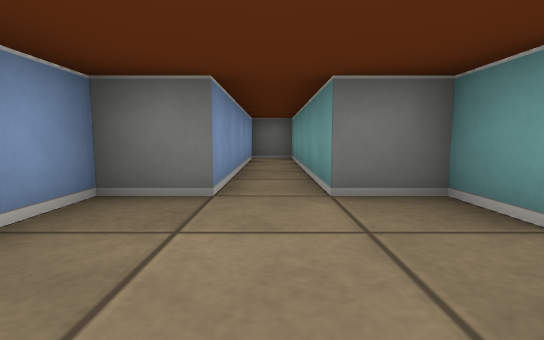
[1] (above)

20 first-person views from a walk through a cub3D ray-caster map. The camera is about half as high as the walls, tilts 6° down and sees 85° across. The floor is counted in squares. Each view is taken from the middle of a square. On the plan, view 1 faces up. The plan holds only what a view shows up to about 9 squares ahead; the rest is blank.

[2]
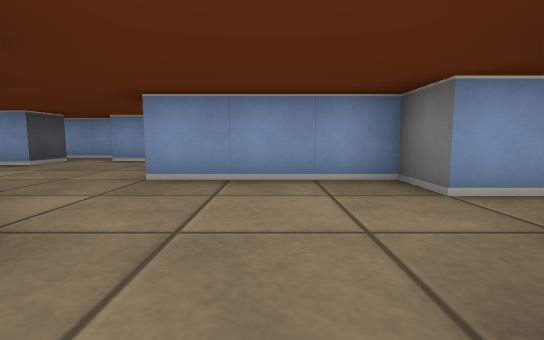

[3]
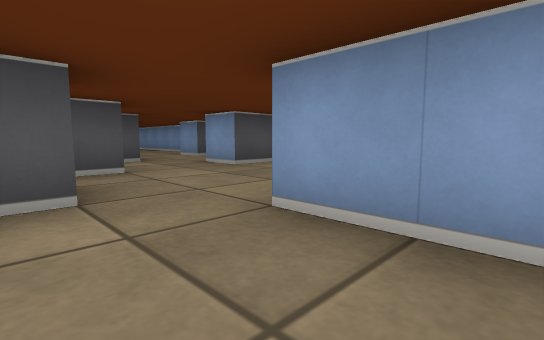

[4]
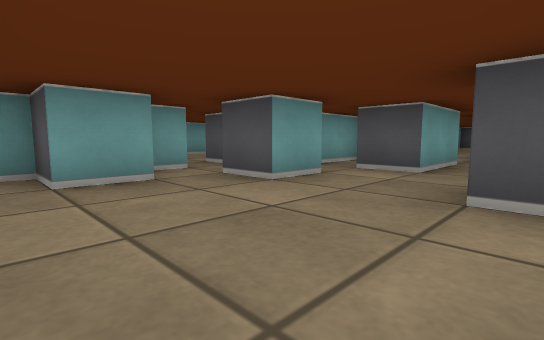

[5]
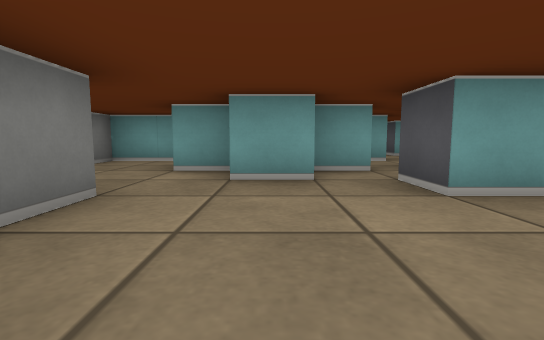

[6]
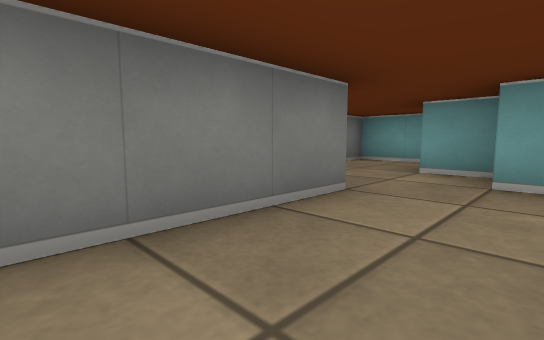

[7]
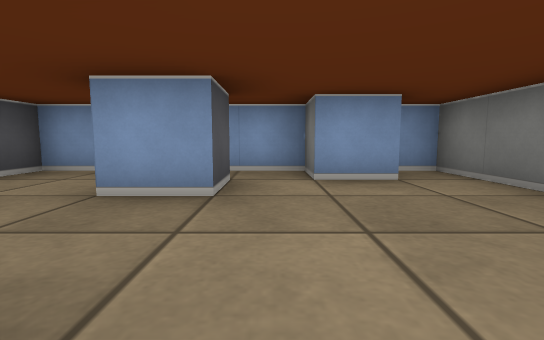

[8]
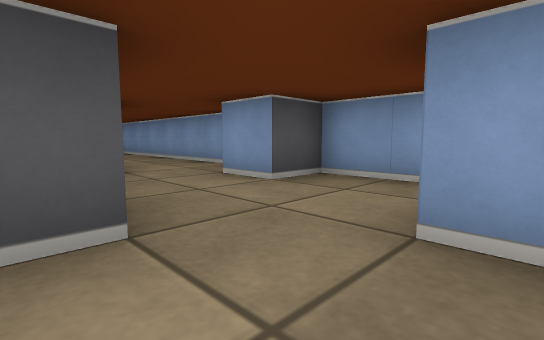

[9]
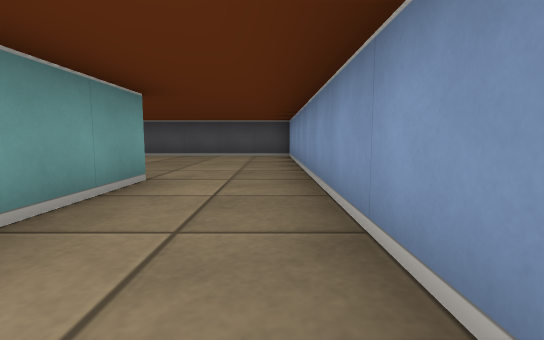

[10]
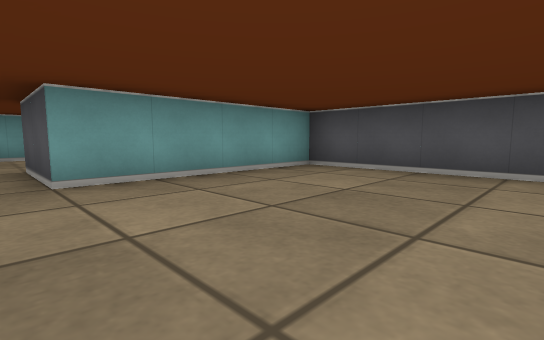

[11]
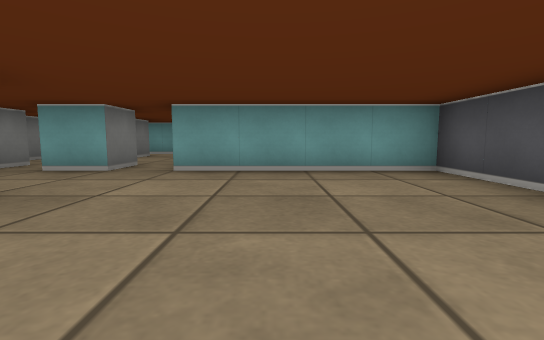

[12]
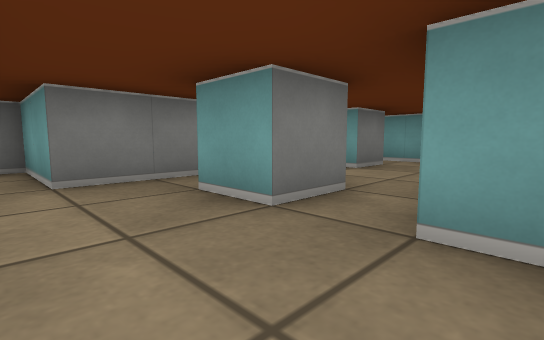

[13]
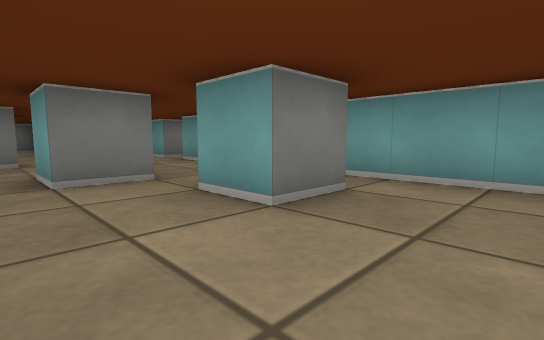

[14]
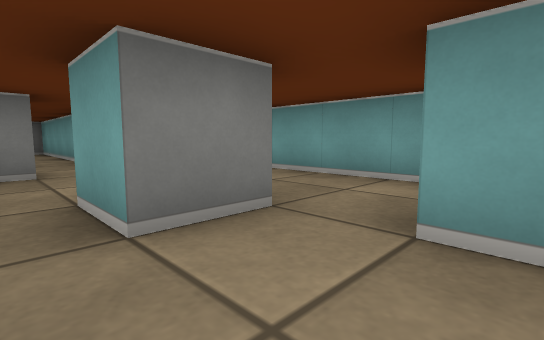

[15]
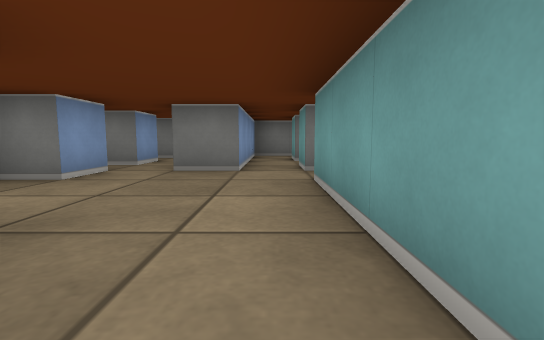

[16]
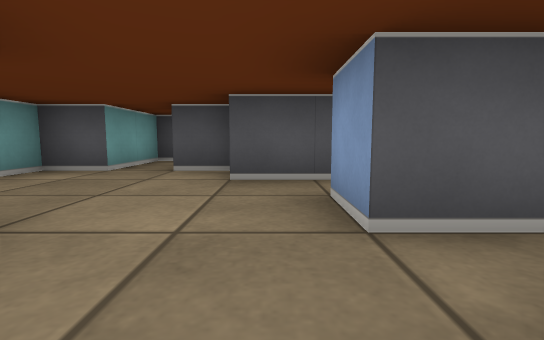

[17]
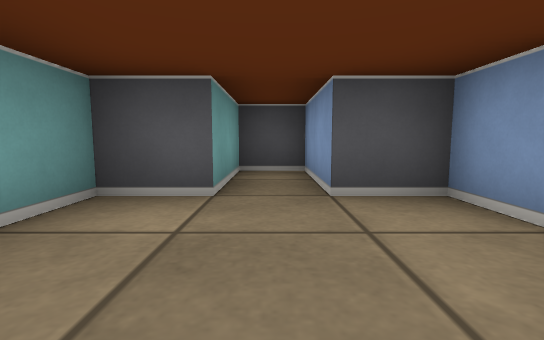

[18]
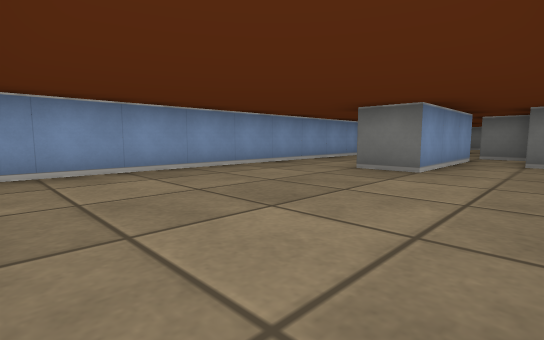

[19]
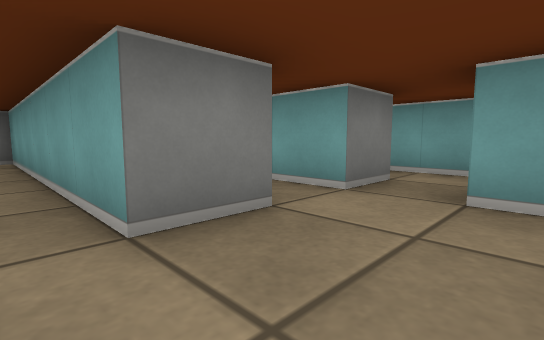

[20]
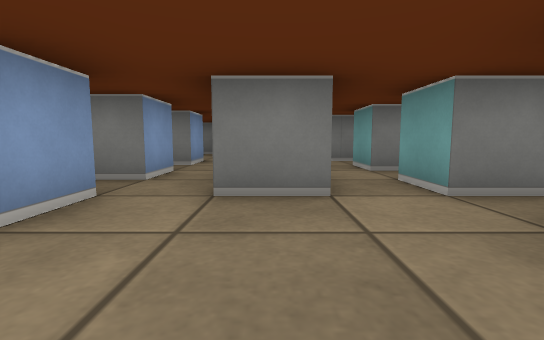

### Floor plan
Ten units are one square. View 1 is at (0, 0); x grows to the right and y downward. Boxes are objects, and circles mark ways between rooms. Rooms are numbered by the first view taken in them; rooms with no view inside come last. Other rooms are left out.
<svg viewBox="-61 -80 131 250">
<path fill="none" stroke="#000" d="M-5 26 -5 15 5 15 5 5M-45 14 -45 25 -55 25 -55 65 -45 65M-45 35 -35 35 -35 45M-15 45 -15 35 -5 35M5 36 5 26M25 5 25 -15 15 -15 15 -25 5 -25 5 -75 -5 -75 -5 -25 -15 -25 -15 5 -55 5 -55 11M-25 65 -25 55 -15 55M-5 74 -5 59M-25 115 -35 115 -35 95M-15 95 -15 75 -25 75 -25 65M-25 85 -25 95M5 115 -5 115M-55 79 -55 162M-56 165 -5 165 -5 125 5 125M-45 65 -45 75M26 85 15 85 15 75M36 105 25 105 25 95M5 95 -15 95M15 45 15 55 8 55M56 45 45 45 45 35M65 51 65 40M-5 115 -5 105 5 105 5 115M5 125 15 125 15 135 25 135 25 155 35 155 35 135 45 135 45 55 51 55M-25 95 -25 115M50 25 45 25 45 15M49 5 35 5 35 45 25 45M15 25 15 35 9 35M25 45 25 5M9 45 15 45M15 5 15 15"/>
<circle cx="-35" cy="60" r="3" fill="#2a7"/>
<circle cx="20" cy="0" r="3" fill="#2a7"/>
<circle cx="-10" cy="120" r="3" fill="#2a7"/>
<circle cx="-20" cy="90" r="3" fill="#2a7"/>
<circle cx="20" cy="50" r="3" fill="#2a7"/>
<text x="-20" y="10">1</text>
<text x="-30" y="120">2</text>
<text x="30" y="80">3</text>
<text x="20" y="30">4</text>
</svg>
Room 1 opens to room 2. Room 1 opens to room 4. Room 2 opens to room 3. Room 3 opens to room 4.

Where each view was taken, in squares from view 1:
view 1: 0 up, 0 right, facing up
view 2: 1 up, 2 right, facing left
view 3: 1 up, 0 right, facing down-left
view 4: 1 down, 4 left, facing down-right
view 5: 2 down, 4 left, facing right
view 6: 2 down, 4 left, facing up-right
view 7: 3 down, 1 left, facing left
view 8: 4 down, 2 left, facing down-left
view 9: 8 down, 5 left, facing down
view 10: 12 down, 4 left, facing down-right
view 11: 14 down, 5 left, facing right
view 12: 13 down, 2 left, facing up-right
view 13: 12 down, 1 right, facing up-right
view 14: 10 down, 1 right, facing up-right
view 15: 9 down, 4 right, facing up
view 16: 9 down, 1 right, facing down
view 17: 11 down, 3 right, facing down
view 18: 16 down, 1 left, facing up-left
view 19: 6 down, 2 right, facing up-right
view 20: 7 down, 3 right, facing up
